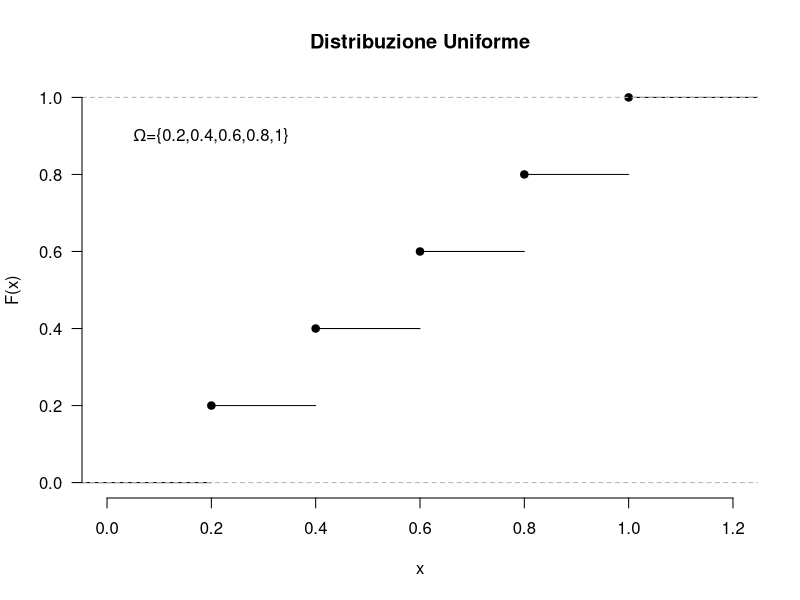
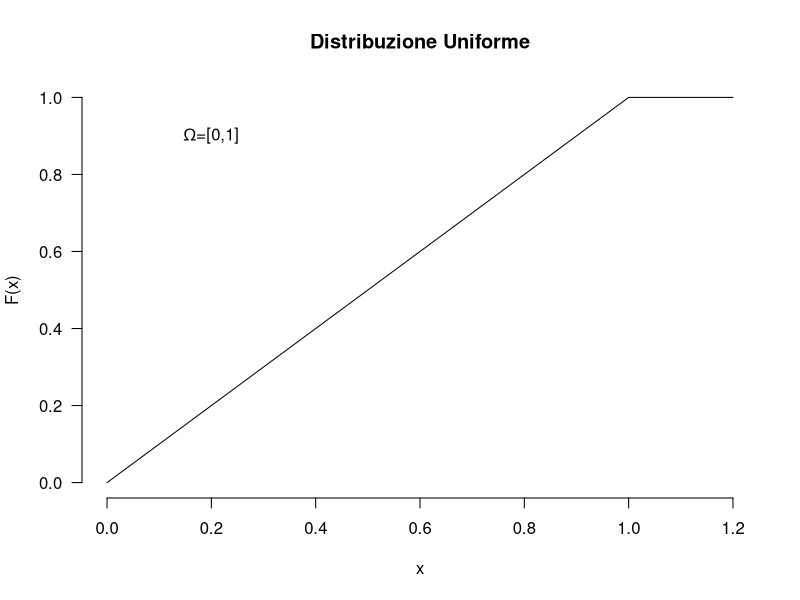

Here is the R script that generated these plots, in order:
# TODO: Add comment
# 
# Author: ortellic
###############################################################################


plot(x=ecdf(seq(0.2,1,by=0.2)),ylab="F(x)",
		main="Distribuzione Uniforme",
		axes=FALSE
)

Axis(at=seq(0,1.2,by=0.2),side=1)
Axis(side=2,las=1)

text(0.2,0.9,
		expression(
				paste(Omega,"={0.2,0.4,0.6,0.8,1}")
		)
)

x = seq(0,1.2,by=0.2)
y = punif(x, min=0, max=1)
plot(x,y,ylab="F(x)",type="l",
		main="Distribuzione Uniforme",
		axes=FALSE
)

Axis(at=seq(0,1.2,by=0.2),side=1)
Axis(side=2,las=1)

text(0.2,0.9,
		expression(
				paste(Omega,"=[0,1]")
		)
)
